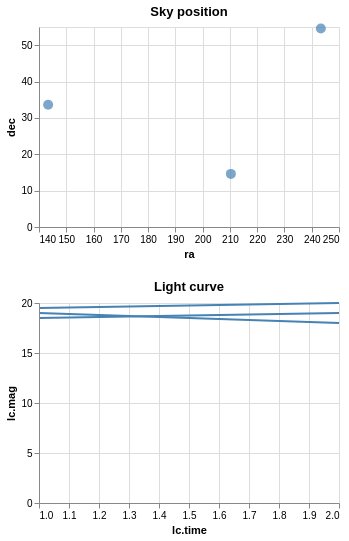

This figure's Vega-Lite source:
### Vega specification from a JSON file in a GitHub repository (floating-point values rounded to 4 significant figures)
{"$schema": "https://vega.github.io/schema/vega/v5.json", "description": "Show a line chart corresponding to selected points.", "autosize": "pad", "padding": 5, "width": 300, "data": [{"name": "pts_store"}, {"name": "source_0", "values": [{"id": "001", "ra": 243.3, "dec": "+54.6", "lc": [{"time": 1, "mag": 18.5}, {"time": 2, "mag": 19}]}, {"id": "002", "ra": 210.3, "dec": "+14.6", "lc": [{"time": 1, "mag": 19.5}, {"time": 2, "mag": 20}]}, {"id": "003", "ra": 143.3, "dec": "+33.6", "lc": [{"time": 1, "mag": 19}, {"time": 2, "mag": 18}]}]}, {"name": "data_0", "source": "source_0", "transform": [{"type": "flatten", "fields": ["lc"], "as": ["lc"]}]}, {"name": "data_1", "source": "data_0", "transform": [{"type": "aggregate", "groupby": ["ra", "dec", "id"], "ops": [], "fields": [], "as": []}]}, {"name": "data_2", "source": "data_0", "transform": [{"type": "formula", "expr": "datum[\"lc\"] && datum[\"lc\"][\"time\"]", "as": "lc.time"}, {"type": "formula", "expr": "datum[\"lc\"] && datum[\"lc\"][\"mag\"]", "as": "lc.mag"}, {"type": "filter", "expr": "!(length(data(\"pts_store\"))) || (vlSelectionTest(\"pts_store\", datum))"}]}], "signals": [{"name": "concat_0_height", "value": 200}, {"name": "concat_1_height", "value": 200}, {"name": "unit", "value": {}, "on": [{"events": "mousemove", "update": "isTuple(group()) ? group() : unit"}]}, {"name": "pts", "update": "vlSelectionResolve(\"pts_store\")"}], "layout": {"padding": 20, "columns": 1, "bounds": "full", "align": "each"}, "marks": [{"type": "group", "name": "concat_0_group", "title": {"text": "Sky position", "frame": "group"}, "style": "cell", "encode": {"update": {"width": {"signal": "width"}, "height": {"signal": "concat_0_height"}}}, "signals": [{"name": "pts_tuple", "on": [{"events": [{"source": "scope", "type": "click"}], "update": "datum && item().mark.marktype !== 'group' ? {unit: \"concat_0\", fields: pts_tuple_fields, values: [(item().isVoronoi ? datum.datum : datum)[\"id\"]]} : null", "force": true}, {"events": [{"source": "scope", "type": "dblclick"}], "update": "null"}]}, {"name": "pts_tuple_fields", "value": [{"type": "E", "field": "id"}]}, {"name": "pts_toggle", "value": false, "on": [{"events": [{"source": "scope", "type": "click"}], "update": "event.shiftKey"}]}, {"name": "pts_modify", "update": "modify(\"pts_store\", pts_toggle ? null : pts_tuple, pts_toggle ? null : true, pts_toggle ? pts_tuple : null)"}], "marks": [{"name": "concat_0_marks", "type": "symbol", "style": ["circle"], "from": {"data": "data_1"}, "encode": {"update": {"opacity": {"value": 0.7}, "fill": [{"test": "datum[\"ra\"] === null || isNaN(datum[\"ra\"]) || datum[\"dec\"] === null || isNaN(datum[\"dec\"])", "value": null}, {"test": "!(length(data(\"pts_store\"))) || (vlSelectionTest(\"pts_store\", datum))", "value": "steelblue"}, {"value": "grey"}], "tooltip": {"signal": "{\"ra\": format(datum[\"ra\"], \"\"), \"dec\": format(datum[\"dec\"], \"\")}"}, "x": [{"test": "datum[\"ra\"] === null || isNaN(datum[\"ra\"])", "value": 0}, {"scale": "concat_0_x", "field": "ra"}], "y": {"scale": "concat_0_y", "field": "dec"}, "size": {"value": 100}, "shape": {"value": "circle"}}}}], "axes": [{"scale": "concat_0_x", "orient": "bottom", "grid": false, "title": "ra", "labelFlush": true, "labelOverlap": true, "tickCount": {"signal": "ceil(width/40)"}, "zindex": 1}, {"scale": "concat_0_x", "orient": "bottom", "gridScale": "concat_0_y", "grid": true, "tickCount": {"signal": "ceil(width/40)"}, "domain": false, "labels": false, "maxExtent": 0, "minExtent": 0, "ticks": false, "zindex": 0}, {"scale": "concat_0_y", "orient": "left", "grid": false, "title": "dec", "labelOverlap": true, "tickCount": {"signal": "ceil(concat_0_height/40)"}, "zindex": 1}, {"scale": "concat_0_y", "orient": "left", "gridScale": "concat_0_x", "grid": true, "tickCount": {"signal": "ceil(concat_0_height/40)"}, "domain": false, "labels": false, "maxExtent": 0, "minExtent": 0, "ticks": false, "zindex": 0}]}, {"type": "group", "name": "concat_1_group", "title": {"text": "Light curve", "frame": "group"}, "style": "cell", "encode": {"update": {"width": {"signal": "width"}, "height": {"signal": "concat_1_height"}}}, "marks": [{"name": "concat_1_pathgroup", "type": "group", "from": {"facet": {"name": "faceted_path_concat_1_main", "data": "data_2", "groupby": ["id"]}}, "encode": {"update": {"width": {"field": {"group": "width"}}, "height": {"field": {"group": "height"}}}}, "marks": [{"name": "concat_1_marks", "type": "line", "style": ["line"], "sort": {"field": "datum[\"lc.time\"]", "order": "descending"}, "from": {"data": "faceted_path_concat_1_main"}, "encode": {"update": {"stroke": {"value": "steelblue"}, "tooltip": {"signal": "{\"lc.time\": format(datum[\"lc.time\"], \"\"), \"lc.mag\": format(datum[\"lc.mag\"], \"\"), \"id\": ''+datum[\"id\"]}"}, "x": {"scale": "concat_1_x", "field": "lc\\.time"}, "y": {"scale": "concat_1_y", "field": "lc\\.mag"}, "defined": {"signal": "datum[\"lc.time\"] !== null && !isNaN(datum[\"lc.time\"]) && datum[\"lc.mag\"] !== null && !isNaN(datum[\"lc.mag\"])"}}}}]}], "axes": [{"scale": "concat_1_x", "orient": "bottom", "grid": false, "title": "lc.time", "labelFlush": true, "labelOverlap": true, "tickCount": {"signal": "ceil(width/40)"}, "zindex": 1}, {"scale": "concat_1_x", "orient": "bottom", "gridScale": "concat_1_y", "grid": true, "tickCount": {"signal": "ceil(width/40)"}, "domain": false, "labels": false, "maxExtent": 0, "minExtent": 0, "ticks": false, "zindex": 0}, {"scale": "concat_1_y", "orient": "left", "grid": false, "title": "lc.mag", "labelOverlap": true, "tickCount": {"signal": "ceil(concat_1_height/40)"}, "zindex": 1}, {"scale": "concat_1_y", "orient": "left", "gridScale": "concat_1_x", "grid": true, "tickCount": {"signal": "ceil(concat_1_height/40)"}, "domain": false, "labels": false, "maxExtent": 0, "minExtent": 0, "ticks": false, "zindex": 0}]}], "scales": [{"name": "concat_0_x", "type": "linear", "domain": {"data": "data_1", "field": "ra"}, "range": [0, {"signal": "width"}], "zero": false, "nice": true}, {"name": "concat_0_y", "type": "linear", "domain": {"data": "data_1", "field": "dec"}, "range": [{"signal": "concat_0_height"}, 0], "nice": true, "zero": true}, {"name": "concat_1_x", "type": "linear", "domain": {"data": "data_2", "field": "lc\\.time"}, "range": [0, {"signal": "width"}], "zero": false, "nice": true}, {"name": "concat_1_y", "type": "linear", "domain": {"data": "data_2", "field": "lc\\.mag"}, "range": [{"signal": "concat_1_height"}, 0], "nice": true, "zero": true}]}
